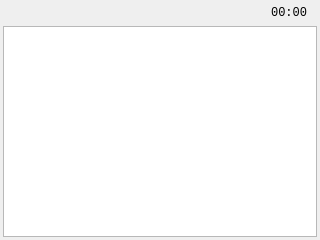
<?xml version="1.0" encoding="UTF-8"?>
<ui version="4.0">
 <class>controlWidget</class>
 <widget class="QWidget" name="controlWidget">
  <property name="geometry">
   <rect>
    <x>0</x>
    <y>0</y>
    <width>320</width>
    <height>240</height>
   </rect>
  </property>
  <property name="cursor">
   <cursorShape>BlankCursor</cursorShape>
  </property>
  <property name="windowTitle">
   <string>Form</string>
  </property>
  <layout class="QVBoxLayout" name="verticalLayout" stretch="0,1">
   <property name="spacing">
    <number>3</number>
   </property>
   <property name="margin">
    <number>3</number>
   </property>
   <item>
    <layout class="QHBoxLayout" name="horizontalLayout" stretch="1,0,0">
     <item>
      <spacer name="horizontalSpacer">
       <property name="orientation">
        <enum>Qt::Horizontal</enum>
       </property>
       <property name="sizeHint" stdset="0">
        <size>
         <width>40</width>
         <height>20</height>
        </size>
       </property>
      </spacer>
     </item>
     <item>
      <widget class="QLabel" name="timeLabel">
       <property name="sizePolicy">
        <sizepolicy hsizetype="Expanding" vsizetype="Preferred">
         <horstretch>0</horstretch>
         <verstretch>0</verstretch>
        </sizepolicy>
       </property>
       <property name="font">
        <font>
         <family>Monospace</family>
        </font>
       </property>
       <property name="text">
        <string>00:00</string>
       </property>
       <property name="alignment">
        <set>Qt::AlignRight|Qt::AlignTrailing|Qt::AlignVCenter</set>
       </property>
      </widget>
     </item>
     <item>
      <widget class="QLabel" name="wifiLabel">
       <property name="maximumSize">
        <size>
         <width>16</width>
         <height>16</height>
        </size>
       </property>
       <property name="text">
        <string/>
       </property>
       <property name="pixmap">
        <pixmap resource="controlpanel.qrc">:/icon/green/wifi-disconnected</pixmap>
       </property>
       <property name="scaledContents">
        <bool>true</bool>
       </property>
      </widget>
     </item>
    </layout>
   </item>
   <item>
    <widget class="QListWidget" name="pluginsWidget">
     <property name="font">
      <font>
       <pointsize>12</pointsize>
      </font>
     </property>
     <property name="verticalScrollBarPolicy">
      <enum>Qt::ScrollBarAlwaysOff</enum>
     </property>
     <property name="horizontalScrollBarPolicy">
      <enum>Qt::ScrollBarAlwaysOff</enum>
     </property>
     <property name="autoScroll">
      <bool>false</bool>
     </property>
     <property name="movement">
      <enum>QListView::Static</enum>
     </property>
     <property name="gridSize">
      <size>
       <width>92</width>
       <height>65</height>
      </size>
     </property>
     <property name="viewMode">
      <enum>QListView::IconMode</enum>
     </property>
    </widget>
   </item>
  </layout>
 </widget>
 <resources>
  <include location="controlpanel.qrc"/>
 </resources>
 <connections/>
</ui>
